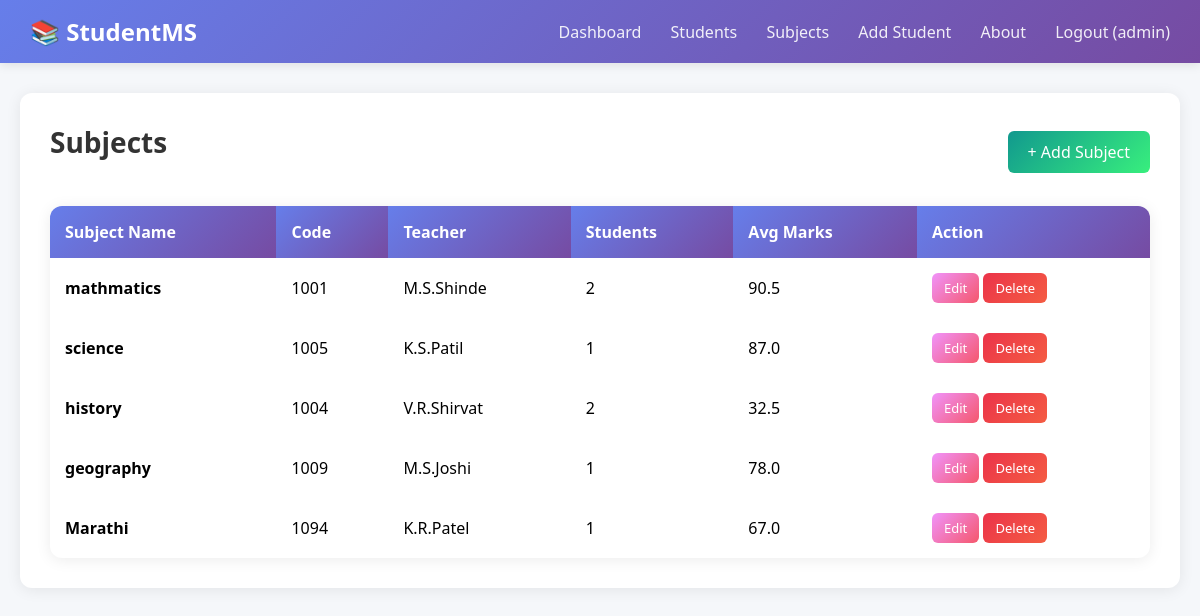
/subjects (signed in), run on the app's committed database.
### tables this page shows
CREATE TABLE subjects 
                    (id INTEGER PRIMARY KEY AUTOINCREMENT, 
                     subject_name TEXT, 
                     subject_code TEXT UNIQUE, 
                     teacher_name TEXT);

### app.py (the view)
@app.route('/subjects')
@login_required
def subjects():
    conn = get_db()
    subjects = conn.execute("""
        SELECT sub.*, COUNT(s.id) as student_count,
               AVG(s.marks) as avg_marks
        FROM subjects sub
        LEFT JOIN student s ON sub.id = s.subject_id
        GROUP BY sub.id
    """).fetchall()
    conn.close()
    return render_template('subjects.html', subjects=subjects)

### app.py (called while the page is built)
def get_db():
    os.makedirs(os.path.dirname(DB_PATH), exist_ok=True)
    conn = sqlite3.connect(DB_PATH)
    conn.row_factory = sqlite3.Row
    return conn

def login_required(f):
    @wraps(f)
    def decorated(*args, **kwargs):
        if 'user_id' not in session:
            flash('Please login first!', 'danger')
            return redirect(url_for('login'))
        return f(*args, **kwargs)
    return decorated

### templates/subjects.html
{% extends "base.html" %}
{% block content %}
<div class="card">
    <div style="display: flex; justify-content: space-between; align-items: center; margin-bottom: 25px;">
        <h2>Subjects</h2>
        {% if session.role == 'admin' %}
            <a href="/add_subject" class="btn btn-success">+ Add Subject</a>
        {% endif %}
    </div>
    <table>
        <thead>
            <tr>
                <th>Subject Name</th>
                <th>Code</th>
                <th>Teacher</th>
                <th>Students</th>
                <th>Avg Marks</th>
                <th>Action</th>
            </tr>
        </thead>
        <tbody>
            {% if subjects %}
                {% for subject in subjects %}
                <tr>
                    <td><strong>{{ subject.subject_name }}</strong></td>
                    <td>{{ subject.subject_code }}</td>
                    <td>{{ subject.teacher_name if subject.teacher_name else 'Not Assigned' }}</td>
                    <td>{{ subject.student_count }}</td>
                    <td>
                        {% if subject.avg_marks %}
                            {{ "%.1f"|format(subject.avg_marks) }}
                        {% else %}
                            N/A
                        {% endif %}
                    </td>
                    <td>
                        {% if session.role == 'admin' %}
                            <a href="/edit_subject/{{ subject.id }}" class="btn btn-warning" style="padding: 6px 12px; font-size: 13px;">Edit</a>
                            <a href="/delete_subject/{{ subject.id }}" class="btn btn-danger" style="padding: 6px 12px; font-size: 13px;"
                               onclick="return confirm('Delete {{ subject.subject_name }}?')">Delete</a>
                        {% else %}
                            <span style="color: #999;">View Only</span>
                        {% endif %}
                    </td>
                </tr>
                {% endfor %}
            {% else %}
                <tr>
                    <td colspan="6" style="text-align: center; padding: 30px;">No subjects found</td>
                </tr>
            {% endif %}
        </tbody>
    </table>
</div>
{% endblock %}

### templates/base.html (style rules this page uses)
* { margin: 0; padding: 0; box-sizing: border-box; }
body { font-family: 'Segoe UI', Tahoma, Geneva, Verdana, sans-serif; background: #f5f7fa; min-height: 100vh; }
.card { background: white; padding: 30px; border-radius: 12px; box-shadow: 0 2px 15px rgba(0,0,0,0.08); margin-bottom: 25px; }
.btn { padding: 10px 20px; border: none; border-radius: 6px; cursor: pointer; text-decoration: none; display: inline-block; font-weight: 500; transition: all 0.3s; }
.btn-success { background: linear-gradient(135deg, #11998e 0%, #38ef7d 100%); color: white; }
.btn-danger { background: linear-gradient(135deg, #eb3349 0%, #f45c43 100%); color: white; }
.btn-warning { background: linear-gradient(135deg, #f093fb 0%, #f5576c 100%); color: white; }
table { width: 100%; border-collapse: separate; border-spacing: 0; background: white; border-radius: 12px; overflow: hidden; box-shadow: 0 2px 15px rgba(0,0,0,0.08); }
table thead th { background: linear-gradient(135deg, #667eea 0%, #764ba2 100%); color: white; padding: 15px; text-align: left; font-weight: 600; }
table tbody tr { border-bottom: 1px solid #f0f0f0; transition: all 0.2s; }
table td { padding: 15px; }
h2 { color: #333; margin-bottom: 20px; font-size: 28px; }

### data on the page
subjects: subject_name "mathmatics", subject_code "1001", teacher_name "M.S.Shinde", student_count "2", avg_marks "90.5"
subjects: subject_name "science", subject_code "1005", teacher_name "K.S.Patil", student_count "1", avg_marks "87.0"
subjects: subject_name "history", subject_code "1004", teacher_name "V.R.Shirvat", student_count "2", avg_marks "32.5"
subjects: subject_name "geography", subject_code "1009", teacher_name "M.S.Joshi", student_count "1", avg_marks "78.0"
subjects: subject_name "Marathi", subject_code "1094", teacher_name "K.R.Patel", student_count "1", avg_marks "67.0"

### other printed values
{{ session['username'] }} "admin"
